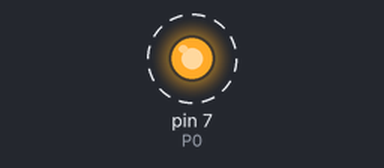
The sketch below on a simulated Arduino Uno, built with avr-gcc and run on an emulated ATmega328P. Shown: output pins drawn as LEDs (lit = HIGH). Dashed ring = blinking. Pins used as bus, display or sensor lines are not drawn.

Above: at 0.5 s.
Timing chart, 0 to 4.6 s (numbered marks = the images above):
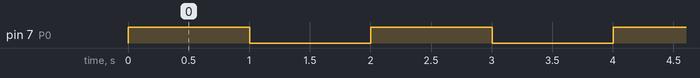

The sketch:

2-level-modulation.ino
```cpp
// 2 level modulation on channel 0.


# include <SPI.h>


const int CSB = 10;
const int IO_UPDATE = 4;
const int RESET = 2;
const int P0 = 7; //P0 is connected to channel 0 in 2 level modulation


void setup() {
  // put your setup code here, to run once:

// Set pinmodes:
pinMode(CSB,1);
pinMode(RESET,1);
pinMode(IO_UPDATE,1);
pinMode(P0,1);

// Set default values
digitalWrite(CSB,1);
digitalWrite(RESET,0);
digitalWrite(IO_UPDATE,0);
digitalWrite(P0,0);  //Default to frequency from FTW 0x04

//Start SPI transaction:
SPI.begin();
SPI.beginTransaction(SPISettings(125000, MSBFIRST, SPI_MODE0));
// SPI clock: 125kHz for voltage to reach 3.3V in level shifters
// SDIO_0 since we are using 2 wire mode. s


//Reset Device:
digitalWrite(RESET,1);
digitalWrite(RESET,0);
delay(1);


//Enable Channel 0 only:
digitalWrite(CSB,0);
SPI.transfer(0x00);
SPI.transfer(0x10);
digitalWrite(CSB,1);


//Choose frequency modulation
digitalWrite(CSB,0);
SPI.transfer(0x03); //Channel Function Register (CFR)
SPI.transfer(B10000000); //AFP is selected for frequency modulation [10]
SPI.transfer(0x03); //Linear sweep enable disabled. Full scale DAC current control
SPI.transfer(0x00); //Default is 0 for not clearing the phase accumlator
digitalWrite(IO_UPDATE,1);
digitalWrite(IO_UPDATE,0);
digitalWrite(CSB,1);


//Set PLL to 20x and pin 0 active

digitalWrite(CSB, LOW);
SPI.transfer(0x01); //function register 1 (FR1)
SPI.transfer(B11010000); //Set PLL to 20 and VCO to 1
SPI.transfer(B00000000); //The bits FR1[14:12] does not matter for 2 level modulation
//Modulation level bits FR1[9:8] is set to 00 for 2 level modulation
//No RU and RD needed so FR1[11:10] is set to [00]
SPI.transfer(0x00);
digitalWrite(IO_UPDATE, HIGH);
digitalWrite(IO_UPDATE, LOW);
digitalWrite(CSB, HIGH); //Disable slave select
delay(1); // 1 millisecond delay for PLL to be activated


//Set frequency 1: FTW 0x04:
digitalWrite(CSB,0);
SPI.transfer(0x04);
SPI.transfer(0x0A); // Frequency: 20MHz
SPI.transfer(0xAA);
SPI.transfer(0xAA);
SPI.transfer(0xAA);
// SPI.transfer(0x73);//frequency 225MHz
// SPI.transfer(0x33);
// SPI.transfer(0x33);
// SPI.transfer(0x33);
digitalWrite(IO_UPDATE,1);
digitalWrite(IO_UPDATE,0);
digitalWrite(CSB,1);

//Set frequency 2: Channel Word 1. 0x0A
digitalWrite(CSB,0);
SPI.transfer(0x0A);
SPI.transfer(0x0F);  // Frequency: 30MHz
SPI.transfer(0x5C);
SPI.transfer(0x28);
SPI.transfer(0xF6);
digitalWrite(IO_UPDATE,1);
digitalWrite(IO_UPDATE,0);
digitalWrite(CSB,1);


}

void loop() {
  // put your main code here, to run repeatedly:

digitalWrite(P0,1); //Register 0x0A is chosen
delay(1000);
digitalWrite(P0,0); //Register 0x04 is chosen
delay(1000);

}
```

Measured:
- by itself, pin 7 (P0): alternates HIGH for 1.0 s and LOW for 1.0 s
